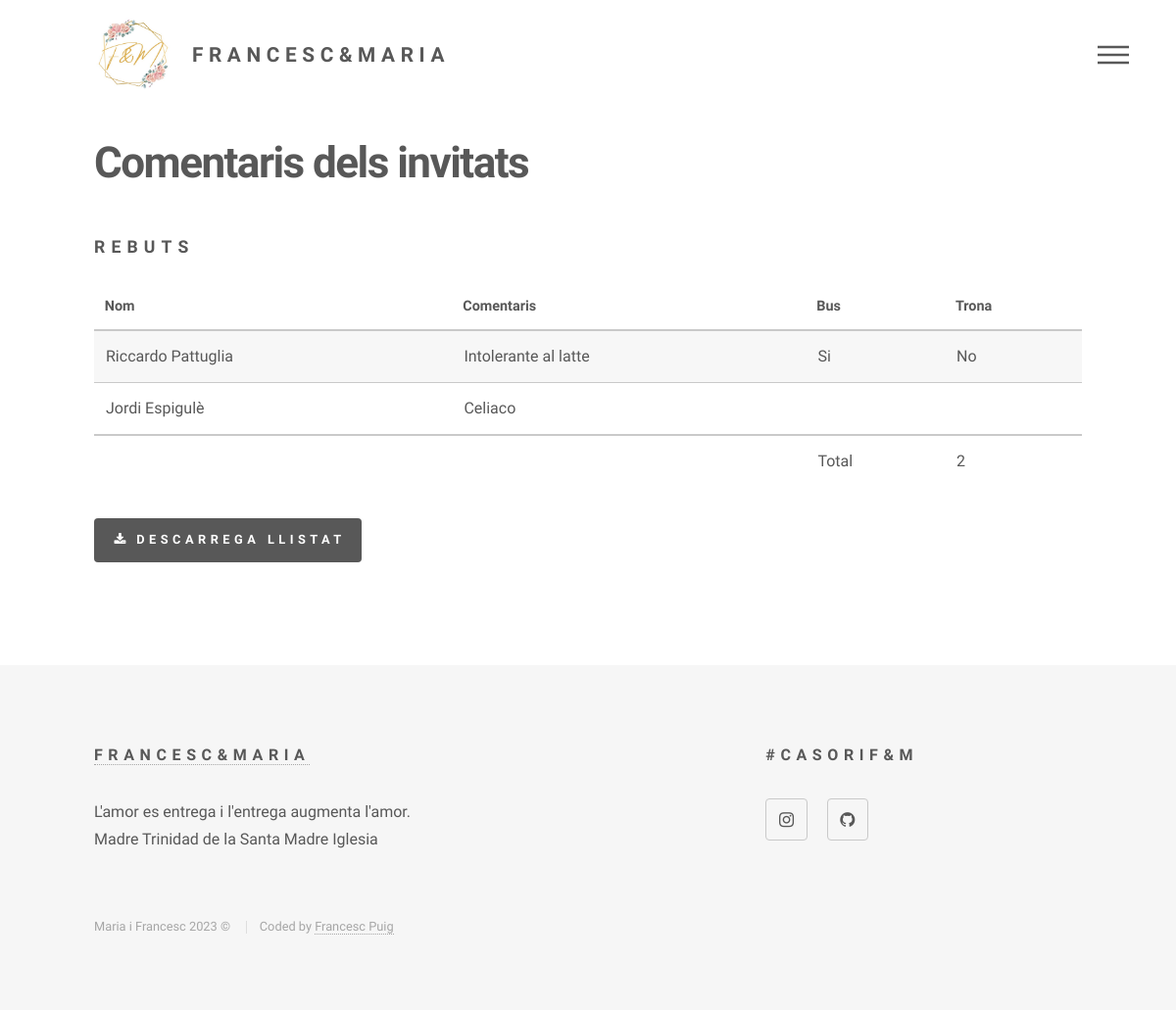
/comentaris, run on an earlier commit of the app's database.
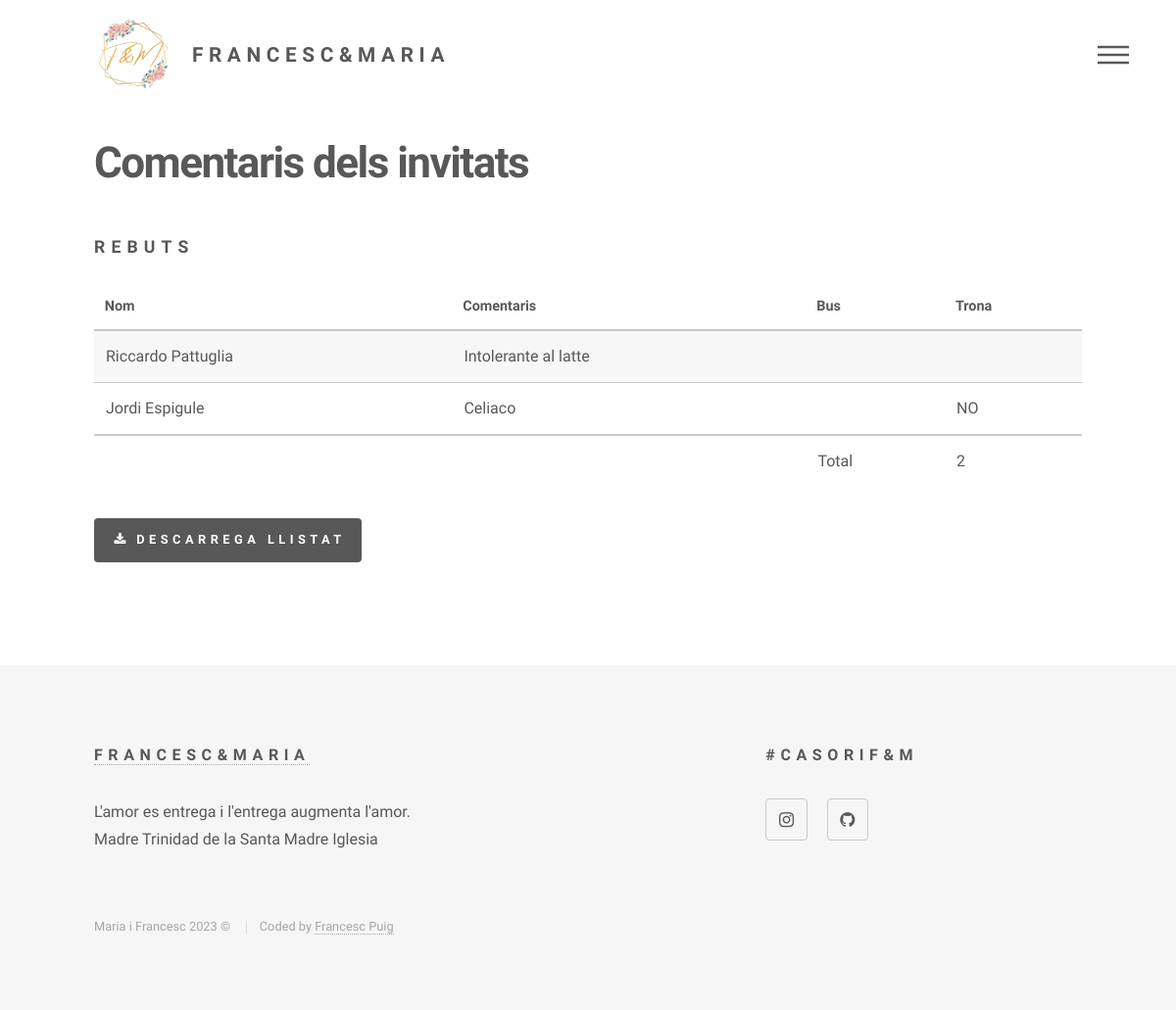
And on a later commit of the database.
### app/models.py (models this page shows, shortened)
class Comentari(db.Model):
    id = db.Column(db.Integer, primary_key=True)
    nom = db.Column(db.String(64), unique=True)
    bus = db.Column(db.String(128))
    trona = db.Column(db.String(128))
    comentari = db.Column(db.String(2000))

### app/views.py (the view)
@app.route('/comentaris', methods=['GET'])
def get_comentaris():
    comentaris = Comentari.query.all()
    return render_template('pages/comentaris.html', comentaris=comentaris)

### app/templates/pages/comentaris.html (shortened to what this page needs)
{% extends "layouts/default.html" %}
{% block content %}
							<h1>Comentaris dels invitats</h1>
								<section>
									<h2>Rebuts</h2>
									<div class="table-wrapper">
										<table>
											<thead>
												<tr>
													<th>Nom</th>
													<th>Comentaris</th>
													<th>Bus</th>
													<th>Trona</th>
												</tr>
											</thead>
											<tbody>
											{% for item in comentaris %}
											<tr>
												<td>{{ item.nom }}</td>
												<td>{{ item.comentari }}</td>
												<td>{{ item.bus }}</td>
												<td>{{ item.trona }}</td>
											</tr>
											{% endfor %}
											</tbody>
											<tfoot>
												<tr>
													<td colspan="2"></td>
													<td>Total</td>
													<td>{{comentaris|length}}</td>
												</tr>
											</tfoot>
										</table>
										<div>
											<a class="button primary icon fa-download" href={{ url_for('download_comentaris') }}>Descarrega llistat</a>
										</div>
									</div>
								</section>
{% endblock content %}

### app/templates/layouts/default.html (shortened to what this page needs)
<!DOCTYPE HTML>
<html>
	<head>
        <link rel="stylesheet" href="/static/assets/css/main.css" />
	</head>
	<body class="is-preload">
			<div id="wrapper">
                <header id="header">
                    <div class="inner">
                        <a href="/" class="logo">
                            <span class="symbol">
                                <img src="/static/images/logo.jpeg" alt="" />
                            </span>
                            <span class="title">Francesc&Maria</span>
                        </a>
                            <nav>
                                <ul>
                                    <li><a href="#menu">Menu</a></li>
                                </ul>
                            </nav>
                    </div>
                </header>
                <div id="main">
                    <div class="inner">
                        {% block content %}{% endblock content %}
                    </div>
                </div>
                {% include 'includes/footer.html' %}
			</div>
	</body>
</html>

### app/templates/includes/footer.html (shortened to what this page needs)
    <footer id="footer">
        <div class="inner">
            <section>
                <h3>
                    <a href="#">Francesc&Maria</a>
                </h3>
                <p>
                    L'amor es entrega i l'entrega augmenta l'amor.
                    Madre Trinidad de la Santa Madre Iglesia
                </p>
            </section>
            <section>
                <h3>#CASORIF&M</h3>
                <ul class="icons">
                    <li><a href="https://www.instagram.com/mariapattuglia/"   class="icon style2 fa-instagram"><span class="label">#casorif&m</span></a></li>
                    <li><a href="http://www.github.com/francescpuig7" class="icon style2 fa-github"><span class="label">francescpuig7</span></a></li>
                </ul>
            </section>
            <ul class="copyright">
                <li>Maria i Francesc 2023 &copy;</li>
                <li>Coded by <a href="http://www.github.com/francescpuig7">Francesc Puig</a></li>
            </ul>
        </div>
    </footer>

What changed in the data, as far as the page shows it:
changed Comentari "Riccardo Pattuglia": bus "Si" → (not shown); trona "No" → (not shown)
changed Comentari "Celiaco": nom "Jordi Espigulè" → "Jordi Espigule"; trona (not shown) → "NO"
